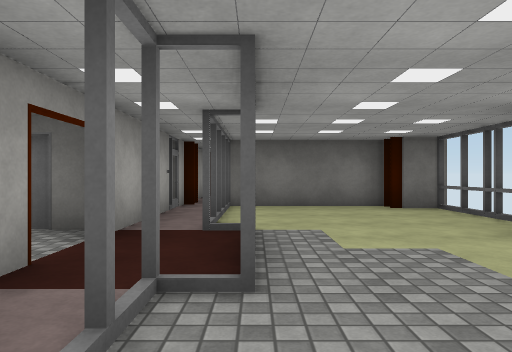
view 1 (above)

13 first-person views from a walk through a scene from a Unity 3-D project. The camera is 1.2 m above the floor, looks level and sees 70° across. Doors are open. The floor is counted in squares, 2 m on a side. Each view is taken from the middle of a square. On the plan, view 1 faces up. The plan holds only what a view shows up to about 10 squares ahead; the rest is blank. The place goes on beyond the plan. The player is left out. Surface patterns are stand-ins for the level's own textures.

view 2
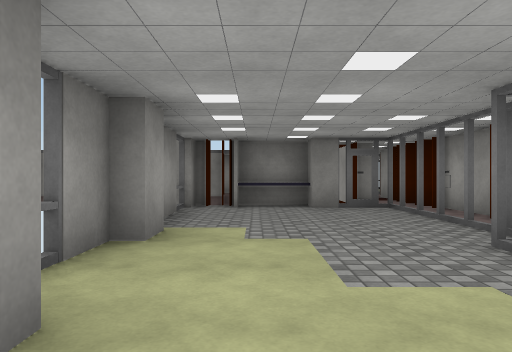

view 3
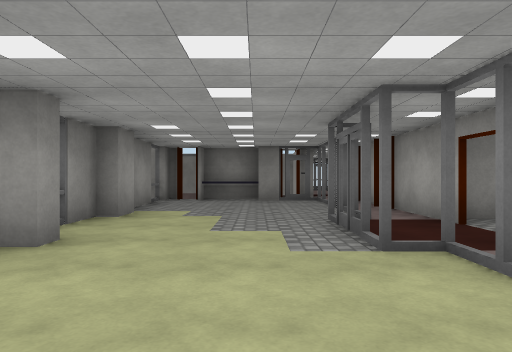

view 4
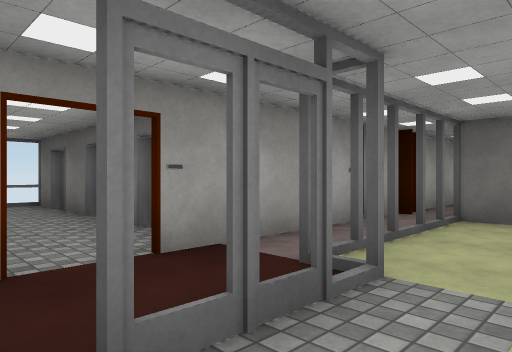

view 5
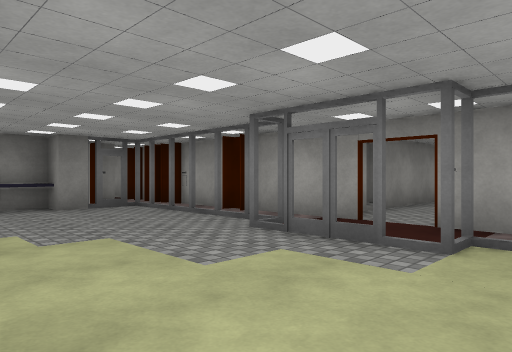

view 6
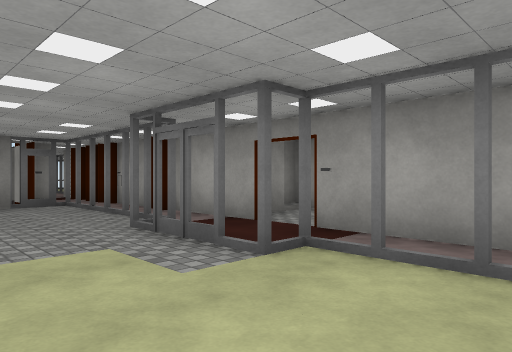

view 7
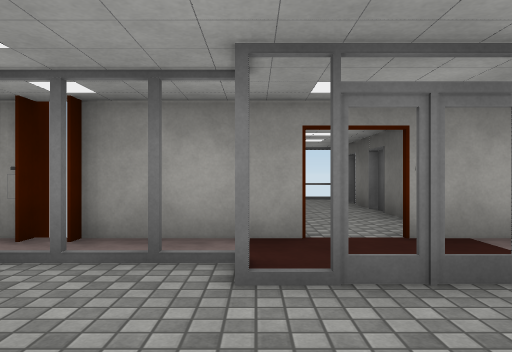

view 8
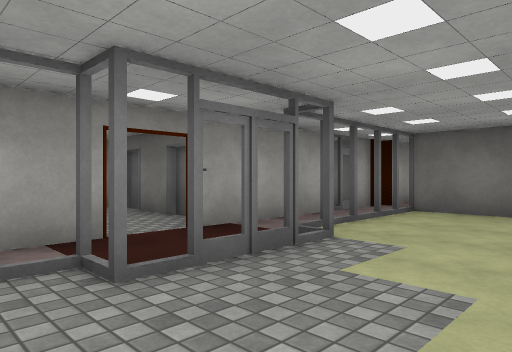

view 9
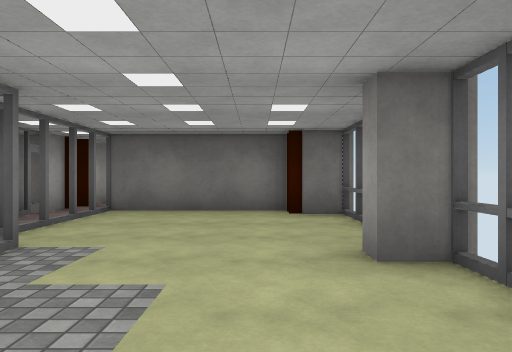

view 10
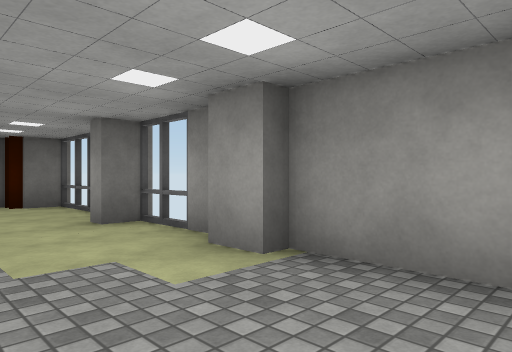

view 11
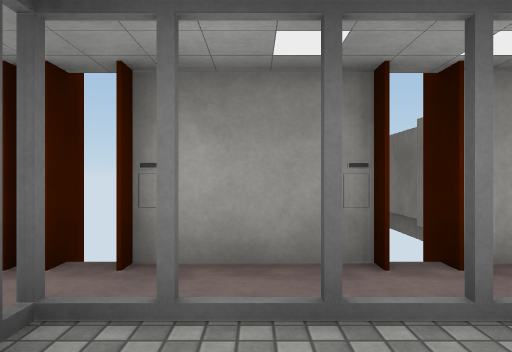

view 12
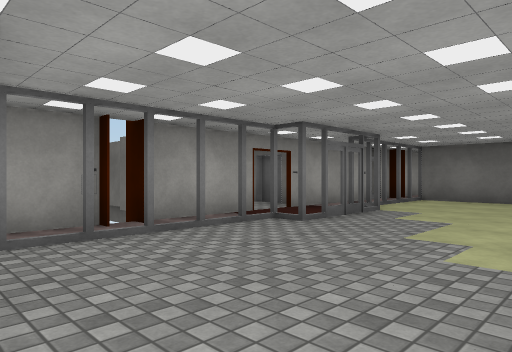

view 13
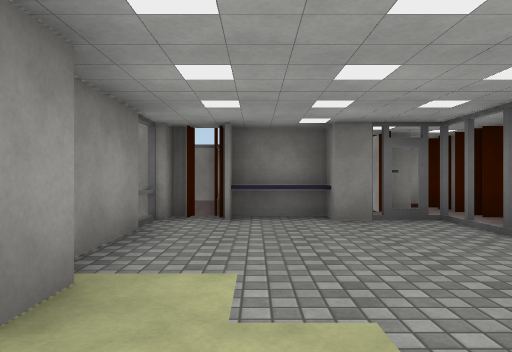

### Floor plan
Key: @ floor where view 1 was taken; # wall or solid block; x gap in a wall; . floor; D open door; ^ raised ledge; E elevator; B block; O other object.
Columns run from 7 left of view 1 to 4 right of it. Each row starts with its distance up from view 1.
 11      x
 10      #.
  9      #.
  8      #.OOO
  7      ##...##
  6      ##....
  5 #######....
  4 #E.EE###..O#
  3 .......D...
  2  ##O.B##...#
  1  ###BB#...O#
  0      ##@..B#
 -1      ##....x
 -2      ##DO^.B
 -3      x.O#Ox
 -4      B.O
 -5      B.

Positions as (right, up) in squares from view 1, and headings:
1: (0, 0), facing up
2: (2, 5), facing down
3: (1, 7), facing down
4: (1, 2), facing up-left
5: (3, 5), facing down-left
6: (2, 6), facing down-left
7: (2, 2), facing left
8: (2, 1), facing up-left
9: (2, 1), facing up
10: (1, -1), facing up-right
11: (1, -1), facing left
12: (3, -2), facing up-left
13: (2, 3), facing down
